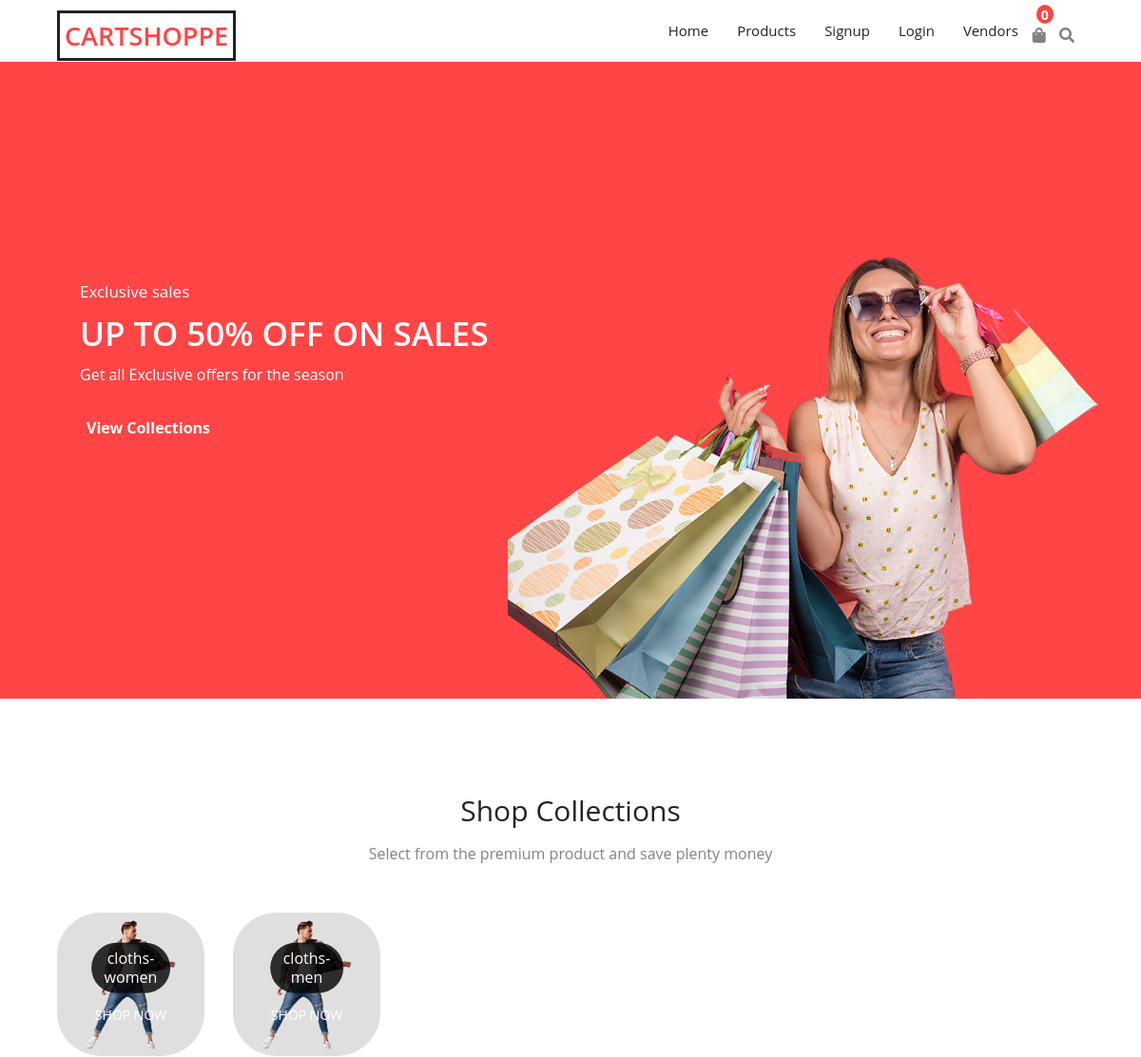
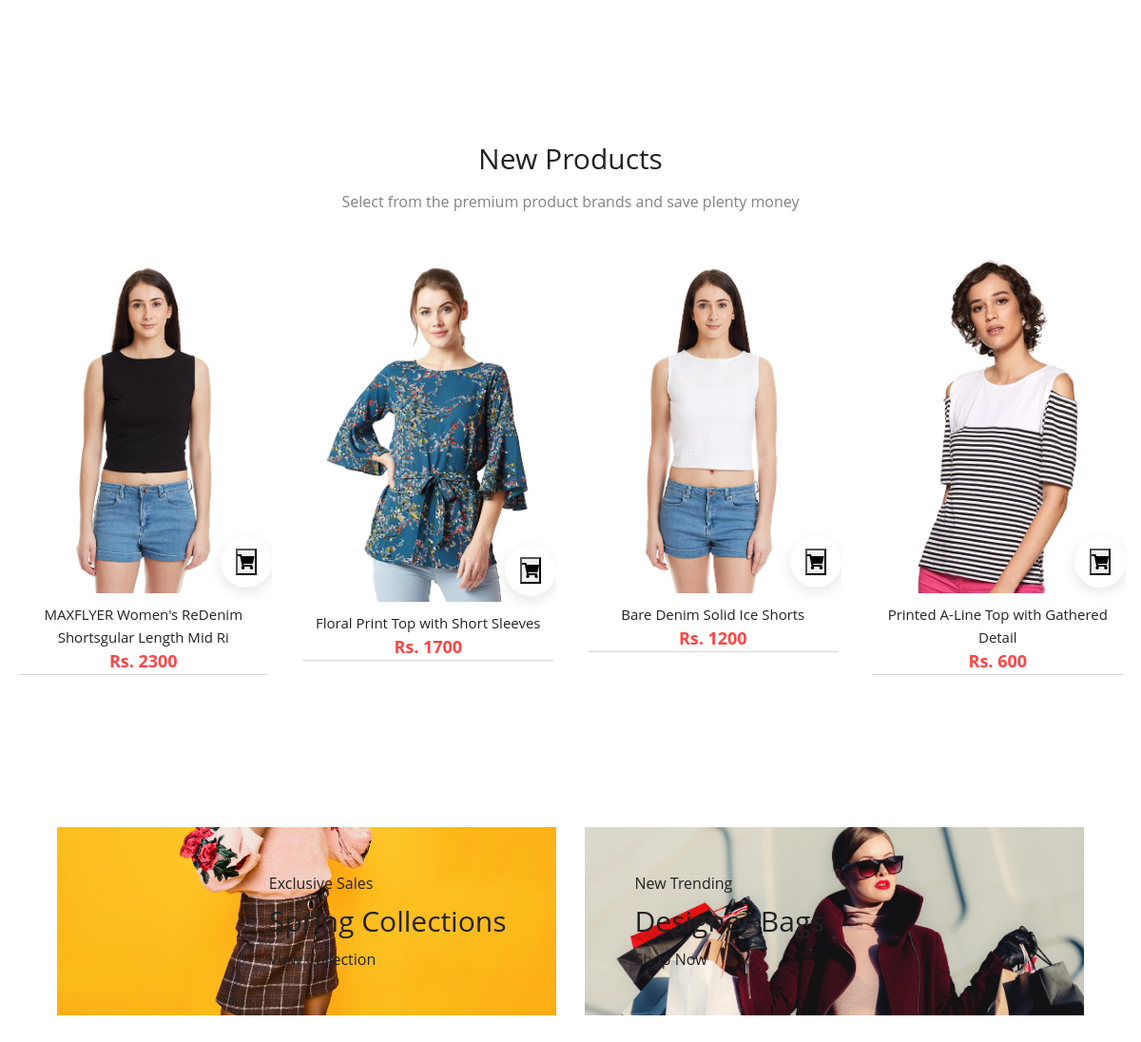
/?category=1, run on the app's committed database (2 pictures, top to bottom).
### store/models/category.py (models this page shows, shortened)
class Category(models.Model):
    name = models.CharField(max_length=20)
    @staticmethod
    def get_all_categories():
        return Category.objects.all()

### store/models/product.py (models this page shows, shortened)
class Product(models.Model):
    name = models.CharField(max_length=50)
    price = models.IntegerField(default=0)
    category = models.ForeignKey(Category, on_delete=models.CASCADE, default=1)
    description = models.CharField(max_length=200, default='' , null=True , blank=True)
    image = models.ImageField(upload_to='uploads/products/')
    @staticmethod
    def get_all_products_by_categoryid(category_id):
        if category_id:
            return Product.objects.filter(category = category_id)
        else:
            return Product.get_all_products();

### store/views/home.py (the view, shortened to what this page needs)
# urls.py: path('', home.Index.as_view(), name="homepage"),
class Index(View):
    def get(self, request):
        cart = request.session.get('cart')
        if not cart:
            request.session['cart'] = {}
        products = None
        categories = Category.get_all_categories()
        categoryId = request.GET.get('category')
        if categoryId:
            products = Product.get_all_products_by_categoryid(categoryId)
        else:
            products = Product.get_all_products()
        data = {}
        data['products'] = products
        data['categories'] = categories
        return render(request, 'index.html', data)

### store/templatetags/cart.py (called while the page is built)
@register.filter(name='is_in_cart')
def is_in_cart(product, cart):
    keys = cart.keys()
    for id in keys:
        if int(id)==product.id:
            return True
    return False

### store/templates/index.html (shortened to what this page needs)
{% extends 'base.html' %}
{% block content %}
{% load cart %}
{% load static %}
<div class="hero">
  <div class="left">
    <span>Exclusive sales</span>
    <h1>UP TO 50% OFF ON SALES</h1>
    <small>Get all Exclusive offers for the season</small>
    <a href="">View Collections</a>
  </div>
  <div class="right">
    <img src="{% static 'store/hero.png' %}" alt="">
  </div>
</div>
<section class="section promotion">
  <div class="title">
    <h2>Shop Collections</h2>
    <span>Select from the premium product and save plenty money</span>
  </div>
  <div class="promotion-layout container">
    {% for category in categories %}
    <div class="promotion-item">
      <img src="{% static 'store/men.png' %}" alt="" />
      <div class="promotion-content">
        <h3>{{category.name}}</h3>
        <a href="/?category={{category.id}}">SHOP NOW</a>
      </div>
    </div>
    {% endfor %}
  </div>
</section>
<section class="section products">
  <div class="title">
    <h2>New Products</h2>
    <span>Select from the premium product brands and save plenty money</span>
  </div>
  <div class="product-layout">
    {% for product in products %}
    <div class="product">
      <div class="img-container">
        <img src="{{product.image.url}}" alt="" />
        <form action="/" method="POST">
          <div class="addCart">
            <button type="submit"> <i class="fas fa-shopping-cart"></i></button>
          </div>
        </form>
        <ul class="side-icons">
        </ul>
      </div>
      <div class="bottom">
        <a href="">{{product.name}}</a>
        <div class="price">
          <span><b>Rs. {{product.price}}</b></span>
        </div>
        <div class="card-footer p-0 row no-gutters">
        </div>
      </div>
    </div>
    {% endfor %}
  </div>
</section>
<section class="section advert">
  <div class="advert-layout container">
    <div class="item ">
      <img src="{% static 'store/slider_3.jpg' %}" alt="">
      <div class="content left">
        <span>Exclusive Sales</span>
        <h3>Spring Collections</h3>
        <a href="">View Collection</a>
      </div>
    </div>
    <div class="item">
      <img src="{% static 'store/slider_2.jpg' %}" alt="">
      <div class="content  right">
        <span>New Trending</span>
        <h3>Designer Bags</h3>
        <a href="">Shop Now </a>
      </div>
    </div>
  </div>
</section>
{% endblock %}

### data on the page
Category: name "cloths-women"
Category: name "cloths-men"
Product: image (picture), name "MAXFLYER Women's ReDenim Shortsgular Length Mid Ri", price "2300"
Product: image (picture), name "Floral Print Top with Short Sleeves", price "1700"
Product: image (picture), name "Bare Denim Solid Ice Shorts", price "1200"
Product: image (picture), name "Printed A-Line Top with Gathered Detail", price "600"
